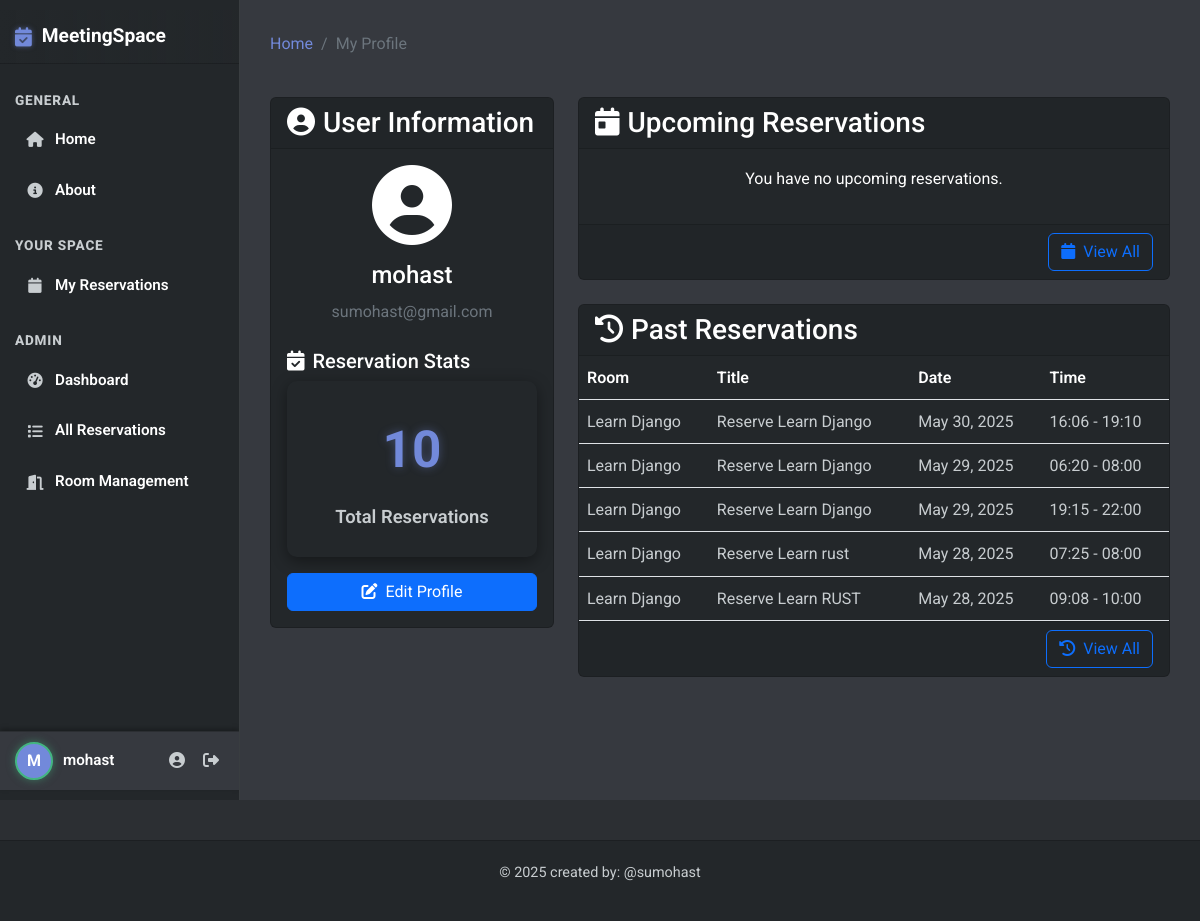
/profile/ (signed in), run on the app's committed database.
### base/models.py (models this page shows, shortened)
class Reservation(models.Model):
    participant_count = models.IntegerField(default=1, help_text="Number of participants")
    room = models.ForeignKey(Room, on_delete=models.CASCADE)
    user = models.ForeignKey(User, on_delete=models.CASCADE)
    title = models.CharField(max_length=200)
    description = models.TextField(null=True, blank=True)
    date = models.DateField()
    start_time = models.TimeField()
    end_time = models.TimeField()
    participants_emails = models.TextField(null=True, blank=True,
                                          help_text="Enter email addresses separated by commas")
    reminder_sent = models.BooleanField(default=False) # this field is used to track if a reminder has been sent for this reservation
    created = models.DateTimeField(auto_now_add=True)
    updated = models.DateTimeField(auto_now=True)
    class Meta:
        ordering = ['date', 'start_time']
        constraints = [
            models.UniqueConstraint(
                fields=['room', 'date', 'start_time'],
                name='unique_reservation'
            )
        ]

class Room(models.Model):
    name = models.CharField(max_length=100)
    capacity = models.IntegerField(default=10)
    has_projector = models.BooleanField(default=False)
    has_whiteboard = models.BooleanField(default=False)
    has_video_conference = models.BooleanField(default=False)
    description = models.TextField(null=True, blank=True)
    created = models.DateTimeField(auto_now_add=True)
    updated = models.DateTimeField(auto_now=True)
    class Meta: # this class is used to define metadata for the model , for example when we want to sort the rooms by name
        ordering = ['name']

### base/views.py (the view)
# urls.py: path('profile/', views.profile, name="profile"),
@login_required
def profile(request):
    user = request.user
    upcoming_reservations = Reservation.objects.filter(
        user=user,
        date__gte=datetime.now().date()
    ).order_by('date', 'start_time')[:5]
    past_reservations = Reservation.objects.filter(
        user=user,
        date__lt=datetime.now().date()
    ).order_by('-date', 'start_time')[:5]
    total_reservations = Reservation.objects.filter(user=user).count()
    context = {
        'user': user,
        'upcoming_reservations': upcoming_reservations,
        'past_reservations': past_reservations,
        'total_reservations': total_reservations,
    }
    return render(request, 'base/profile.html', context)

### templates/base/profile.html (shortened to what this page needs)
{% extends 'main.html' %}
{% load static %}
{% block content %}
<div class="row mb-4">
    <div class="col-12">
        <nav aria-label="breadcrumb">
            <ol class="breadcrumb">
                <li class="breadcrumb-item"><a href="{% url 'home' %}">Home</a></li>
                <li class="breadcrumb-item active">My Profile</li>
            </ol>
        </nav>
    </div>
</div>
<div class="row">
    <div class="col-md-4 mb-4">
        <div class="card">
            <div class="card-header">
                <h3 class="mb-0"><i class="fas fa-user-circle me-2"></i>User Information</h3>
            </div>
            <div class="card-body">
                <div class="text-center mb-4">
                    <i class="fas fa-user-circle fa-5x mb-3"></i>
                    <h4>{{ user.username }}</h4>
                    <p class="text-muted">{{ user.email }}</p>
                </div>
                <div class="mb-3">
                    <h5><i class="fas fa-calendar-check me-2"></i>Reservation Stats</h5>
                    <div class="stat-card mb-2">
                        <div class="stat-number">{{ total_reservations }}</div>
                        <div class="stat-label">Total Reservations</div>
                    </div>
                </div>
                <div class="d-grid">
                    <a href="{% url 'edit-profile' %}" class="btn btn-primary">
                        <i class="fas fa-edit me-1"></i> Edit Profile
                    </a>
                </div>
            </div>
        </div>
    </div>
    <div class="col-md-8">
        <div class="card mb-4">
            <div class="card-header">
                <h3 class="mb-0"><i class="fas fa-calendar-day me-2"></i>Upcoming Reservations</h3>
            </div>
            <div class="card-body p-0">
                {% if upcoming_reservations %}
                <div class="table-responsive">
                    <table class="table mb-0">
                        <thead>
                            <tr>
                                <th>Room</th>
                                <th>Title</th>
                                <th>Date</th>
                                <th>Time</th>
                                <th>Actions</th>
                            </tr>
                        </thead>
                        <tbody>
                            {% for reservation in upcoming_reservations %}
                            <tr>
                                <td>{{ reservation.room.name }}</td>
                                <td>{{ reservation.title }}</td>
                                <td>{{ reservation.date }}</td>
                                <td>{{ reservation.start_time|time:"H:i" }} - {{ reservation.end_time|time:"H:i" }}</td>
                                <td>
                                    <div class="btn-group btn-group-sm">
                                        <a href="{% url 'cancel-reservation' reservation.id %}" class="btn btn-outline-danger">
                                            <i class="fas fa-times"></i>
                                        </a>
                                    </div>
                                </td>
                            </tr>
                            {% endfor %}
                        </tbody>
                    </table>
                </div>
                {% else %}
                <div class="card-body">
                    <p class="text-center">You have no upcoming reservations.</p>
                </div>
                {% endif %}
            </div>
            <div class="card-footer text-end">
                <a href="#" class="btn btn-outline-primary">
                    <i class="fas fa-calendar me-1"></i> View All
                </a>
            </div>
        </div>
        <div class="card">
            <div class="card-header">
                <h3 class="mb-0"><i class="fas fa-history me-2"></i>Past Reservations</h3>
            </div>
            <div class="card-body p-0">
                {% if past_reservations %}
                <div class="table-responsive">
                    <table class="table mb-0">
                        <thead>
                            <tr>
                                <th>Room</th>
                                <th>Title</th>
                                <th>Date</th>
                                <th>Time</th>
                            </tr>
                        </thead>
                        <tbody>
                            {% for reservation in past_reservations %}
                            <tr>
                                <td>{{ reservation.room.name }}</td>
                                <td>{{ reservation.title }}</td>
                                <td>{{ reservation.date }}</td>
                                <td>{{ reservation.start_time|time:"H:i" }} - {{ reservation.end_time|time:"H:i" }}</td>
                            </tr>
                            {% endfor %}
                        </tbody>
                    </table>
                </div>
                {% else %}
                <div class="card-body">
                    <p class="text-center">You have no past reservations.</p>
                </div>
                {% endif %}
            </div>
            <div class="card-footer text-end">
                <a href="#" class="btn btn-outline-primary">
                    <i class="fas fa-history me-1"></i> View All
                </a>
            </div>
        </div>
    </div>
</div>
{% endblock %}

### templates/main.html (shortened to what this page needs)
{% load static %}
<!DOCTYPE html>
<html lang="en">
<head>
    <link href="https://cdn.jsdelivr.net/npm/bootstrap@5.2.3/dist/css/bootstrap.min.css" rel="stylesheet">
    <link rel="stylesheet" href="https://cdnjs.cloudflare.com/ajax/libs/font-awesome/6.4.0/css/all.min.css">
    <link rel="stylesheet" href="{% static 'css/discord-theme.css' %}">
</head>
<body>
    <div class="discord-app-container">
        <div class="sidebar-left">
            <a class="brand-link" href="{% url 'home' %}">
                <i class="fas fa-calendar-check"></i>MeetingSpace
            </a>
            <div class="nav-category">General</div>
            <ul class="list-unstyled mb-0">
                <li class="nav-item-discord">
                    <a class="{% if request.path == '/' %}active{% endif %}" href="{% url 'home' %}">
                        <i class="fas fa-home"></i> Home
                    </a>
                </li>
                <li class="nav-item-discord">
                    <a class="{% if 'about' in request.path %}active{% endif %}" href="{% url 'about' %}">
                        <i class="fas fa-info-circle"></i> About
                    </a>
                </li>
            </ul>
            {% if user.is_authenticated %}
            <div class="nav-category mt-3">Your Space</div>
            <ul class="list-unstyled mb-0">
                <li class="nav-item-discord">
                    <a class="{% if 'my-reservations' in request.path %}active{% endif %}" href="{% url 'user-reservations' %}">
                        <i class="fas fa-calendar"></i> My Reservations
                    </a>
                </li>
            </ul>
            {% if user.is_staff %}
            <div class="nav-category mt-3">Admin</div>
            <ul class="list-unstyled mb-0">
                <li class="nav-item-discord">
                    <a class="{% if 'admin-dashboard' in request.path %}active{% endif %}" href="{% url 'admin-dashboard' %}">
                        <i class="fas fa-tachometer-alt"></i> Dashboard
                    </a>
                </li>
                <li class="nav-item-discord">
                    <a class="{% if 'admin-reservations' in request.path %}active{% endif %}" href="{% url 'admin-reservations' %}">
                        <i class="fas fa-list"></i> All Reservations
                    </a>
                </li>
                <li class="nav-item-discord">
                    <a class="{% if 'room-management' in request.path %}active{% endif %}" href="{% url 'room-management' %}">
                        <i class="fas fa-door-open"></i> Room Management
                    </a>
                </li>
            </ul>
            {% endif %}
            {% endif %}
            <div class="user-panel-discord mt-auto">
                {% if user.is_authenticated %}
                    <div class="user-avatar">
                        {{ user.username|slice:":1"|upper }}
                    </div>
                    <div class="user-info">
                        <div class="username">{{ user.username }}</div>
                    </div>
                    <div class="user-actions">
                        <a href="{% url 'profile' %}" title="Profile"><i class="fas fa-user-circle"></i></a>
                        <a href="{% url 'logout' %}" title="Logout"><i class="fas fa-sign-out-alt"></i></a>
                    </div>
                {% else %}
                    <a href="{% url 'login' %}" class="btn-discord btn-sm w-100">
                        <i class="fas fa-sign-in-alt me-1"></i> Login
                    </a>
                {% endif %}
            </div>
        </div>
        <div class="content-main-discord">
            {% block content %}{% endblock %}
        </div>
    </div>
    <footer>
        <div class="container">
            <p>&copy; {% now "Y" %} created by: @sumohast </p>
        </div>
    </footer>
</body>
</html>

### static/css/discord-theme.css (style rules this page uses)
:root { --discord-dark-bg: #2C2F33; --discord-surface-1: #23272A; --discord-surface-2: #36393F; --discord-text-primary: #ffffff; --discord-text-secondary: #C8CDD0; --discord-blue: #7289DA; --discord-blue-hover: #677BC4; --discord-green: #43B581; --discord-red: #F04747; --discord-yellow: #FCC047; --discord-border-light: rgba(255, 255, 255, 0.1); --discord-shadow-dark: rgba(0, 0, 0, 0.4); --discord-shadow-light: rgba(0, 0, 0, 0.2); }
body { background-color: var(--discord-dark-bg) !important; color: var(--discord-text-primary) !important; font-family: 'Roboto', sans-serif !important; margin: 0; padding: 0; overflow: hidden; line-height: 1.7; }
.discord-app-container { display: flex; height: 100vh; overflow: hidden; }
.sidebar-left { width: 240px; background-color: var(--discord-surface-1); padding: 10px 0; flex-shrink: 0; display: flex; flex-direction: column; overflow-y: auto; border-right: 1px solid var(--discord-border-light); box-shadow: 2px 0 5px var(--discord-shadow-dark); }
.sidebar-left .brand-link { display: flex; align-items: center; padding: 10px 15px; color: var(--discord-text-primary); font-size: 1.2rem; font-weight: 700; text-decoration: none; border-bottom: 1px solid rgba(0, 0, 0, 0.2); margin-bottom: 10px; background: linear-gradient(to right, var(--discord-surface-1), rgba(35, 39, 42, 0.8)); transition: background-color 0.2s ease; }
.sidebar-left .brand-link i { color: var(--discord-blue); margin-right: 10px; text-shadow: 0 0 5px rgba(114, 137, 218, 0.5); }
.sidebar-left .nav-category { color: var(--discord-text-secondary); font-size: 0.85rem; text-transform: uppercase; margin: 15px 15px 5px 15px; font-weight: 800; letter-spacing: 0.8px; }
.sidebar-left .nav-item-discord a { display: flex; align-items: center; padding: 10px 15px; margin: 0 10px 5px 10px; border-radius: 6px; color: var(--discord-text-primary); text-decoration: none; transition: background-color 0.2s ease-in-out, color 0.2s ease-in-out; font-weight: 600; font-size: 0.95rem; }
.sidebar-left .nav-item-discord i { margin-right: 10px; width: 20px; text-align: center; color: var(--discord-text-secondary); transition: color 0.2s ease; }
.user-panel-discord { margin-top: auto; padding: 10px 15px; background-color: var(--discord-surface-2); border-top: 1px solid rgba(0, 0, 0, 0.2); display: flex; align-items: center; box-shadow: 0 -2px 5px rgba(0, 0, 0, 0.3); }
.user-panel-discord .user-avatar { width: 38px; height: 38px; border-radius: 50%; background-color: var(--discord-blue); display: flex; align-items: center; justify-content: center; color: #fff; font-weight: bold; font-size: 1rem; margin-right: 10px; flex-shrink: 0; border: 2px solid var(--discord-green); box-shadow: 0 0 8px rgba(67, 181, 129, 0.5); }
.user-panel-discord .user-info { flex-grow: 1; color: var(--discord-text-primary); font-size: 0.95rem; }
.user-panel-discord .user-info .username { font-weight: 600; }
.user-panel-discord .user-actions { display: flex; gap: 8px; }
.user-panel-discord .user-actions a { color: var(--discord-text-secondary); padding: 5px; border-radius: 3px; transition: color 0.15s ease-in-out, background-color 0.15s ease-in-out; }
.content-main-discord { flex-grow: 1; background-color: var(--discord-surface-2); overflow-y: auto; padding: 30px; position: relative; }
.card, .form-control { background-color: var(--discord-surface-1) !important; border: 1px solid rgba(0, 0, 0, 0.2) !important; color: var(--discord-text-primary) !important; border-radius: 6px !important; }
a { color: var(--discord-blue); text-decoration: none; transition: color 0.2s ease; }
footer { background-color: var(--discord-surface-1); border-top: 1px solid rgba(0,0,0,0.2); color: var(--discord-text-secondary); margin-top: 40px; padding: 20px 0; text-align: center; font-size: 0.9rem; }
.stat-card { background-color: var(--discord-surface-1); border-radius: 10px; box-shadow: 0 4px 15px var(--discord-shadow-dark); padding: 25px; text-align: center; transition: transform 0.2s ease, box-shadow 0.2s ease; }
.stat-number { color: var(--discord-blue); font-size: 3.2rem; font-weight: 700; text-shadow: 0 0 10px rgba(114, 137, 218, 0.4); }
.stat-label { color: var(--discord-text-secondary); font-size: 1.15rem; margin-top: 8px; font-weight: 600; }
.table { color: var(--discord-text-primary); }
.table th { color: var(--discord-text-primary); font-weight: 600; }
.table td { color: var(--discord-text-secondary); }

### data on the page
Reservation: room.name "Learn Django", title "Reserve Learn Django", date "May 30, 2025", start_time "16:06", end_time "19:10"
Reservation: room.name "Learn Django", title "Reserve Learn Django", date "May 29, 2025", start_time "06:20", end_time "08:00"
Reservation: room.name "Learn Django", title "Reserve Learn Django", date "May 29, 2025", start_time "19:15", end_time "22:00"
Reservation: room.name "Learn Django", title "Reserve Learn rust", date "May 28, 2025", start_time "07:25", end_time "08:00"
Reservation: room.name "Learn Django", title "Reserve Learn RUST", date "May 28, 2025", start_time "09:08", end_time "10:00"

### other printed values
{{ user.username|slice:":1"|upper }} "M"
{{ user.username }} "mohast"
{{ user.email }} "sumohast@gmail.com"
{{ total_reservations }} "10"
